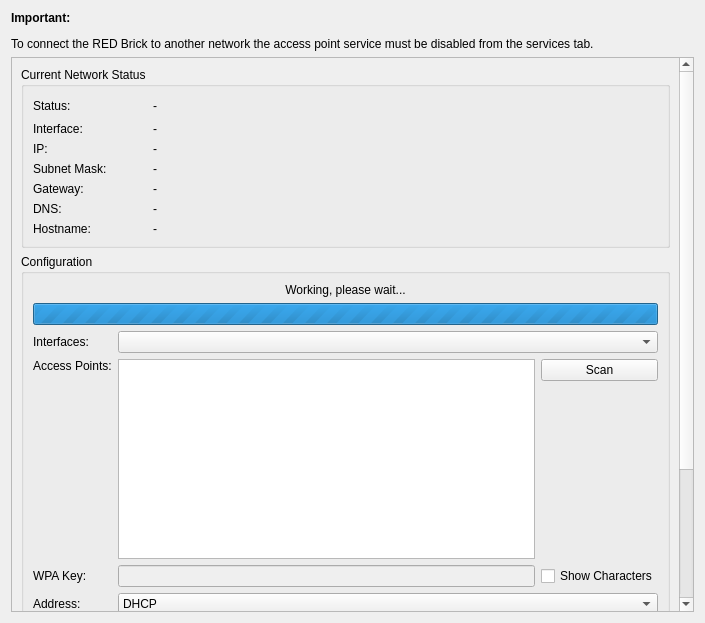
<?xml version="1.0" encoding="UTF-8"?>
<ui version="4.0">
 <class>REDTabSettingsNetwork</class>
 <widget class="QWidget" name="REDTabSettingsNetwork">
  <property name="geometry">
   <rect>
    <x>0</x>
    <y>0</y>
    <width>705</width>
    <height>623</height>
   </rect>
  </property>
  <property name="windowTitle">
   <string>Form</string>
  </property>
  <layout class="QGridLayout" name="gridLayout">
   <item row="0" column="0">
    <widget class="QLabel" name="label_net_disabled">
     <property name="text">
      <string>&lt;html&gt;&lt;head/&gt;&lt;body&gt;&lt;p&gt;&lt;b&gt;Important:&lt;/b&gt;&lt;/p&gt;&lt;p&gt;To connect the RED Brick to another network the access point service must be disabled from the services tab.&lt;/p&gt;&lt;/body&gt;&lt;/html&gt;</string>
     </property>
     <property name="wordWrap">
      <bool>true</bool>
     </property>
    </widget>
   </item>
   <item row="1" column="0">
    <widget class="QScrollArea" name="sarea_net">
     <property name="widgetResizable">
      <bool>true</bool>
     </property>
     <widget class="QWidget" name="scrollAreaWidgetContents">
      <property name="geometry">
       <rect>
        <x>0</x>
        <y>0</y>
        <width>669</width>
        <height>803</height>
       </rect>
      </property>
      <layout class="QVBoxLayout" name="verticalLayout">
       <item>
        <layout class="QGridLayout" name="gridLayout_3">
         <item row="1" column="0">
          <widget class="QGroupBox" name="gbox_net_config">
           <property name="title">
            <string>Configuration</string>
           </property>
           <layout class="QVBoxLayout" name="verticalLayout_7">
            <item>
             <layout class="QGridLayout" name="gridLayout_8">
              <item row="2" column="1">
               <widget class="QTreeView" name="tree_net_wireless_ap">
                <property name="enabled">
                 <bool>true</bool>
                </property>
                <property name="sizePolicy">
                 <sizepolicy hsizetype="Expanding" vsizetype="Expanding">
                  <horstretch>1</horstretch>
                  <verstretch>0</verstretch>
                 </sizepolicy>
                </property>
                <property name="minimumSize">
                 <size>
                  <width>0</width>
                  <height>200</height>
                 </size>
                </property>
                <property name="editTriggers">
                 <set>QAbstractItemView::NoEditTriggers</set>
                </property>
                <property name="rootIsDecorated">
                 <bool>false</bool>
                </property>
               </widget>
              </item>
              <item row="6" column="1" colspan="2">
               <layout class="QHBoxLayout" name="horizontalLayout_6">
                <item>
                 <widget class="QSpinBox" name="sbox_net_mask1">
                  <property name="maximum">
                   <number>255</number>
                  </property>
                 </widget>
                </item>
                <item>
                 <widget class="QSpinBox" name="sbox_net_mask2">
                  <property name="maximum">
                   <number>255</number>
                  </property>
                 </widget>
                </item>
                <item>
                 <widget class="QSpinBox" name="sbox_net_mask3">
                  <property name="maximum">
                   <number>255</number>
                  </property>
                 </widget>
                </item>
                <item>
                 <widget class="QSpinBox" name="sbox_net_mask4">
                  <property name="maximum">
                   <number>255</number>
                  </property>
                 </widget>
                </item>
               </layout>
              </item>
              <item row="8" column="1" colspan="2">
               <layout class="QHBoxLayout" name="horizontalLayout_11">
                <item>
                 <widget class="QSpinBox" name="sbox_net_dns1">
                  <property name="maximum">
                   <number>255</number>
                  </property>
                 </widget>
                </item>
                <item>
                 <widget class="QSpinBox" name="sbox_net_dns2">
                  <property name="maximum">
                   <number>255</number>
                  </property>
                 </widget>
                </item>
                <item>
                 <widget class="QSpinBox" name="sbox_net_dns3">
                  <property name="maximum">
                   <number>255</number>
                  </property>
                 </widget>
                </item>
                <item>
                 <widget class="QSpinBox" name="sbox_net_dns4">
                  <property name="maximum">
                   <number>255</number>
                  </property>
                 </widget>
                </item>
               </layout>
              </item>
              <item row="7" column="0">
               <widget class="QLabel" name="label_gw">
                <property name="text">
                 <string>Gateway:</string>
                </property>
                <property name="buddy">
                 <cstring>sbox_net_gw1</cstring>
                </property>
               </widget>
              </item>
              <item row="5" column="1" colspan="2">
               <layout class="QHBoxLayout" name="horizontalLayout_3">
                <item>
                 <widget class="QSpinBox" name="sbox_net_ip1">
                  <property name="maximum">
                   <number>255</number>
                  </property>
                 </widget>
                </item>
                <item>
                 <widget class="QSpinBox" name="sbox_net_ip2">
                  <property name="maximum">
                   <number>255</number>
                  </property>
                 </widget>
                </item>
                <item>
                 <widget class="QSpinBox" name="sbox_net_ip3">
                  <property name="maximum">
                   <number>255</number>
                  </property>
                 </widget>
                </item>
                <item>
                 <widget class="QSpinBox" name="sbox_net_ip4">
                  <property name="maximum">
                   <number>255</number>
                  </property>
                 </widget>
                </item>
               </layout>
              </item>
              <item row="10" column="0" colspan="3">
               <layout class="QHBoxLayout" name="horizontalLayout">
                <item>
                 <widget class="QPushButton" name="pbutton_net_conf_refresh">
                  <property name="text">
                   <string>Refresh</string>
                  </property>
                 </widget>
                </item>
                <item>
                 <widget class="QPushButton" name="pbutton_net_connect">
                  <property name="enabled">
                   <bool>true</bool>
                  </property>
                  <property name="text">
                   <string>Connect</string>
                  </property>
                 </widget>
                </item>
               </layout>
              </item>
              <item row="2" column="0">
               <widget class="QLabel" name="label_ap">
                <property name="text">
                 <string>Access Points:</string>
                </property>
                <property name="alignment">
                 <set>Qt::AlignLeading|Qt::AlignLeft|Qt::AlignTop</set>
                </property>
                <property name="buddy">
                 <cstring>tree_net_wireless_ap</cstring>
                </property>
               </widget>
              </item>
              <item row="1" column="0">
               <widget class="QLabel" name="label_31">
                <property name="text">
                 <string>Interfaces:</string>
                </property>
                <property name="buddy">
                 <cstring>cbox_net_intf</cstring>
                </property>
               </widget>
              </item>
              <item row="7" column="1" colspan="2">
               <layout class="QHBoxLayout" name="horizontalLayout_10">
                <item>
                 <widget class="QSpinBox" name="sbox_net_gw1">
                  <property name="maximum">
                   <number>255</number>
                  </property>
                 </widget>
                </item>
                <item>
                 <widget class="QSpinBox" name="sbox_net_gw2">
                  <property name="maximum">
                   <number>255</number>
                  </property>
                 </widget>
                </item>
                <item>
                 <widget class="QSpinBox" name="sbox_net_gw3">
                  <property name="maximum">
                   <number>255</number>
                  </property>
                 </widget>
                </item>
                <item>
                 <widget class="QSpinBox" name="sbox_net_gw4">
                  <property name="maximum">
                   <number>255</number>
                  </property>
                 </widget>
                </item>
               </layout>
              </item>
              <item row="6" column="0">
               <widget class="QLabel" name="label_mask">
                <property name="text">
                 <string>Subnet Mask:</string>
                </property>
                <property name="buddy">
                 <cstring>sbox_net_mask1</cstring>
                </property>
               </widget>
              </item>
              <item row="9" column="0" colspan="3">
               <widget class="Line" name="line_3">
                <property name="orientation">
                 <enum>Qt::Horizontal</enum>
                </property>
               </widget>
              </item>
              <item row="4" column="0">
               <widget class="QLabel" name="label_addrs_conf">
                <property name="text">
                 <string>Address:</string>
                </property>
                <property name="buddy">
                 <cstring>cbox_net_conftype</cstring>
                </property>
               </widget>
              </item>
              <item row="3" column="0">
               <widget class="QLabel" name="label_key">
                <property name="text">
                 <string>WPA Key:</string>
                </property>
                <property name="buddy">
                 <cstring>ledit_net_wireless_key</cstring>
                </property>
               </widget>
              </item>
              <item row="4" column="1" colspan="2">
               <widget class="QComboBox" name="cbox_net_conftype">
                <property name="sizePolicy">
                 <sizepolicy hsizetype="Preferred" vsizetype="Fixed">
                  <horstretch>0</horstretch>
                  <verstretch>0</verstretch>
                 </sizepolicy>
                </property>
                <item>
                 <property name="text">
                  <string>DHCP</string>
                 </property>
                </item>
                <item>
                 <property name="text">
                  <string>Static</string>
                 </property>
                </item>
               </widget>
              </item>
              <item row="8" column="0">
               <widget class="QLabel" name="label_dns">
                <property name="text">
                 <string>DNS:</string>
                </property>
                <property name="buddy">
                 <cstring>sbox_net_dns1</cstring>
                </property>
               </widget>
              </item>
              <item row="5" column="0">
               <widget class="QLabel" name="label_ip">
                <property name="text">
                 <string>IP:</string>
                </property>
                <property name="buddy">
                 <cstring>sbox_net_ip1</cstring>
                </property>
               </widget>
              </item>
              <item row="3" column="2">
               <widget class="QCheckBox" name="chkbox_net_wireless_key_show">
                <property name="text">
                 <string>Show Characters</string>
                </property>
               </widget>
              </item>
              <item row="3" column="1">
               <widget class="QLineEdit" name="ledit_net_wireless_key">
                <property name="enabled">
                 <bool>false</bool>
                </property>
                <property name="sizePolicy">
                 <sizepolicy hsizetype="Expanding" vsizetype="Fixed">
                  <horstretch>1</horstretch>
                  <verstretch>0</verstretch>
                 </sizepolicy>
                </property>
               </widget>
              </item>
              <item row="0" column="0" colspan="3">
               <widget class="QFrame" name="frame_working_please_wait">
                <property name="frameShape">
                 <enum>QFrame::NoFrame</enum>
                </property>
                <property name="frameShadow">
                 <enum>QFrame::Raised</enum>
                </property>
                <layout class="QVBoxLayout" name="verticalLayout_10">
                 <property name="margin">
                  <number>0</number>
                 </property>
                 <item>
                  <widget class="QLabel" name="label_working_wait">
                   <property name="text">
                    <string>Working, please wait...</string>
                   </property>
                   <property name="alignment">
                    <set>Qt::AlignCenter</set>
                   </property>
                  </widget>
                 </item>
                 <item>
                  <widget class="QProgressBar" name="pbar_working_wait">
                   <property name="maximum">
                    <number>0</number>
                   </property>
                   <property name="value">
                    <number>-1</number>
                   </property>
                   <property name="textVisible">
                    <bool>false</bool>
                   </property>
                   <property name="format">
                    <string/>
                   </property>
                  </widget>
                 </item>
                </layout>
               </widget>
              </item>
              <item row="2" column="2">
               <widget class="QWidget" name="widget_scan" native="true">
                <layout class="QVBoxLayout" name="verticalLayout_4">
                 <property name="margin">
                  <number>0</number>
                 </property>
                 <item>
                  <layout class="QVBoxLayout" name="verticalLayout_3">
                   <item>
                    <widget class="QPushButton" name="pbutton_net_wireless_scan">
                     <property name="text">
                      <string>Scan</string>
                     </property>
                     <property name="flat">
                      <bool>false</bool>
                     </property>
                    </widget>
                   </item>
                   <item>
                    <spacer name="verticalSpacer">
                     <property name="orientation">
                      <enum>Qt::Vertical</enum>
                     </property>
                     <property name="sizeHint" stdset="0">
                      <size>
                       <width>20</width>
                       <height>0</height>
                      </size>
                     </property>
                    </spacer>
                   </item>
                  </layout>
                 </item>
                </layout>
               </widget>
              </item>
              <item row="1" column="1" colspan="2">
               <widget class="QComboBox" name="cbox_net_intf"/>
              </item>
             </layout>
            </item>
           </layout>
          </widget>
         </item>
         <item row="0" column="0">
          <widget class="QGroupBox" name="gbox_net_status">
           <property name="title">
            <string>Current Network Status</string>
           </property>
           <layout class="QVBoxLayout" name="verticalLayout_14">
            <item>
             <layout class="QGridLayout" name="gridLayout_2">
              <item row="0" column="1">
               <spacer name="horizontalSpacer">
                <property name="orientation">
                 <enum>Qt::Horizontal</enum>
                </property>
                <property name="sizeHint" stdset="0">
                 <size>
                  <width>40</width>
                  <height>20</height>
                 </size>
                </property>
               </spacer>
              </item>
              <item row="4" column="0">
               <widget class="QLabel" name="label_12">
                <property name="text">
                 <string>Gateway:</string>
                </property>
               </widget>
              </item>
              <item row="2" column="2">
               <widget class="QLabel" name="label_net_gen_cstat_ip">
                <property name="text">
                 <string>-</string>
                </property>
                <property name="textInteractionFlags">
                 <set>Qt::LinksAccessibleByMouse|Qt::TextSelectableByKeyboard|Qt::TextSelectableByMouse</set>
                </property>
               </widget>
              </item>
              <item row="1" column="0">
               <widget class="QLabel" name="label_8">
                <property name="text">
                 <string>Interface:</string>
                </property>
               </widget>
              </item>
              <item row="1" column="2">
               <widget class="QLabel" name="label_net_gen_cstat_intf">
                <property name="sizePolicy">
                 <sizepolicy hsizetype="Preferred" vsizetype="Preferred">
                  <horstretch>1</horstretch>
                  <verstretch>0</verstretch>
                 </sizepolicy>
                </property>
                <property name="text">
                 <string>-</string>
                </property>
                <property name="textInteractionFlags">
                 <set>Qt::LinksAccessibleByMouse|Qt::TextSelectableByKeyboard|Qt::TextSelectableByMouse</set>
                </property>
               </widget>
              </item>
              <item row="3" column="2">
               <widget class="QLabel" name="label_net_gen_cstat_mask">
                <property name="text">
                 <string>-</string>
                </property>
                <property name="textInteractionFlags">
                 <set>Qt::LinksAccessibleByMouse|Qt::TextSelectableByKeyboard|Qt::TextSelectableByMouse</set>
                </property>
               </widget>
              </item>
              <item row="5" column="2">
               <widget class="QLabel" name="label_net_gen_cstat_dns">
                <property name="text">
                 <string>-</string>
                </property>
                <property name="textInteractionFlags">
                 <set>Qt::LinksAccessibleByMouse|Qt::TextSelectableByKeyboard|Qt::TextSelectableByMouse</set>
                </property>
               </widget>
              </item>
              <item row="4" column="2">
               <widget class="QLabel" name="label_net_gen_cstat_gateway">
                <property name="text">
                 <string>-</string>
                </property>
                <property name="textInteractionFlags">
                 <set>Qt::LinksAccessibleByMouse|Qt::TextSelectableByKeyboard|Qt::TextSelectableByMouse</set>
                </property>
               </widget>
              </item>
              <item row="5" column="0">
               <widget class="QLabel" name="label_30">
                <property name="text">
                 <string>DNS:</string>
                </property>
               </widget>
              </item>
              <item row="2" column="0">
               <widget class="QLabel" name="label_5">
                <property name="text">
                 <string>IP:</string>
                </property>
               </widget>
              </item>
              <item row="0" column="2">
               <widget class="QLabel" name="label_net_gen_cstat_status">
                <property name="text">
                 <string>-</string>
                </property>
               </widget>
              </item>
              <item row="0" column="0">
               <widget class="QLabel" name="label_2">
                <property name="text">
                 <string>Status:</string>
                </property>
               </widget>
              </item>
              <item row="3" column="0">
               <widget class="QLabel" name="label_10">
                <property name="text">
                 <string>Subnet Mask:</string>
                </property>
               </widget>
              </item>
              <item row="6" column="0">
               <widget class="QLabel" name="label_3">
                <property name="text">
                 <string>Hostname:</string>
                </property>
               </widget>
              </item>
              <item row="6" column="2">
               <widget class="QLabel" name="label_net_hostname">
                <property name="text">
                 <string>-</string>
                </property>
               </widget>
              </item>
             </layout>
            </item>
           </layout>
          </widget>
         </item>
        </layout>
       </item>
       <item>
        <spacer name="verticalSpacer_2">
         <property name="orientation">
          <enum>Qt::Vertical</enum>
         </property>
         <property name="sizeHint" stdset="0">
          <size>
           <width>20</width>
           <height>0</height>
          </size>
         </property>
        </spacer>
       </item>
      </layout>
     </widget>
    </widget>
   </item>
  </layout>
 </widget>
 <tabstops>
  <tabstop>sarea_net</tabstop>
  <tabstop>cbox_net_intf</tabstop>
  <tabstop>tree_net_wireless_ap</tabstop>
  <tabstop>pbutton_net_wireless_scan</tabstop>
  <tabstop>ledit_net_wireless_key</tabstop>
  <tabstop>chkbox_net_wireless_key_show</tabstop>
  <tabstop>cbox_net_conftype</tabstop>
  <tabstop>sbox_net_ip1</tabstop>
  <tabstop>sbox_net_ip2</tabstop>
  <tabstop>sbox_net_ip3</tabstop>
  <tabstop>sbox_net_ip4</tabstop>
  <tabstop>sbox_net_mask1</tabstop>
  <tabstop>sbox_net_mask2</tabstop>
  <tabstop>sbox_net_mask3</tabstop>
  <tabstop>sbox_net_mask4</tabstop>
  <tabstop>sbox_net_gw1</tabstop>
  <tabstop>sbox_net_gw2</tabstop>
  <tabstop>sbox_net_gw3</tabstop>
  <tabstop>sbox_net_gw4</tabstop>
  <tabstop>sbox_net_dns1</tabstop>
  <tabstop>sbox_net_dns2</tabstop>
  <tabstop>sbox_net_dns3</tabstop>
  <tabstop>sbox_net_dns4</tabstop>
  <tabstop>pbutton_net_conf_refresh</tabstop>
  <tabstop>pbutton_net_connect</tabstop>
 </tabstops>
 <resources/>
 <connections/>
</ui>
